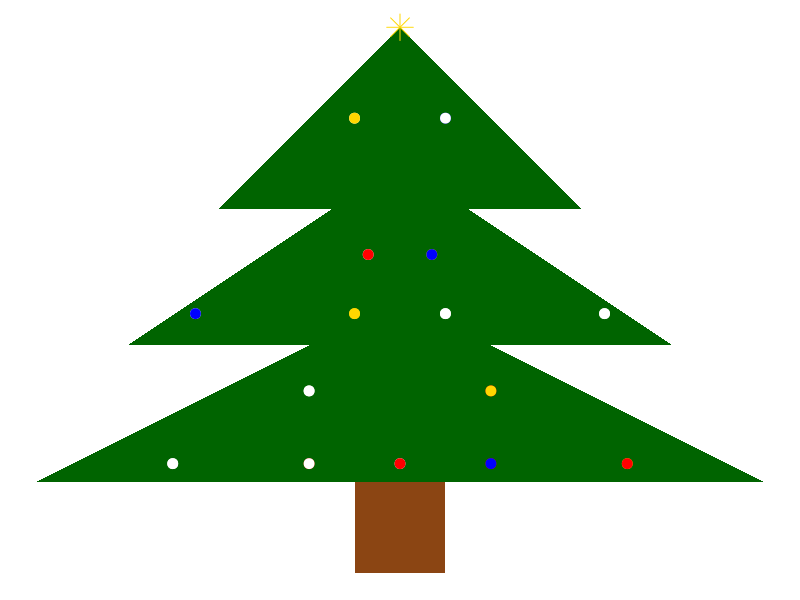

Write the R code that produced this figure.
library(ggplot2)

tree <- data.frame(
  x = c(0, -4, 4, 0, -6, 6, 0, -8, 8),
  y = c(10, 6, 6, 7, 3, 3, 4, 0, 0),
  group = c(1, 1, 1, 2, 2, 2, 3, 3, 3)
)

wood <- data.frame(
  x = c(-1, 1, 1, -1),
  y = c(0, 0, -2, -2)
)

ornaments <- data.frame(
  x = c(-5, -2, 0, 2, 5, -2, 2, -4.5, -1, 1, 4.5, -0.7, 0.7, -1, 1),
  y = c(0.4, 0.4, 0.4, 0.4, 0.4, 2, 2, 3.7, 3.7 ,3.7, 3.7, 5, 5, 8, 8),
  color = sample(c("red", "gold", "blue", "white"), 30, replace = TRUE)
)

ggplot() +
  geom_polygon(data = tree, aes(x, y, group = group), fill = "#006400") +
  geom_polygon(data = wood, aes(x, y), fill = "#8b4513") +
  geom_point(data = ornaments, aes(x, y, color = color), size = 3) +
  scale_color_manual(values = c("red" = "red", "gold" = "gold", "blue" = "blue", "white" = "white")) +
  geom_point(aes(x = 0, y = 10), shape = 8, size = 6, color = "gold") +
  theme_void() +
  theme(legend.position = "none")
